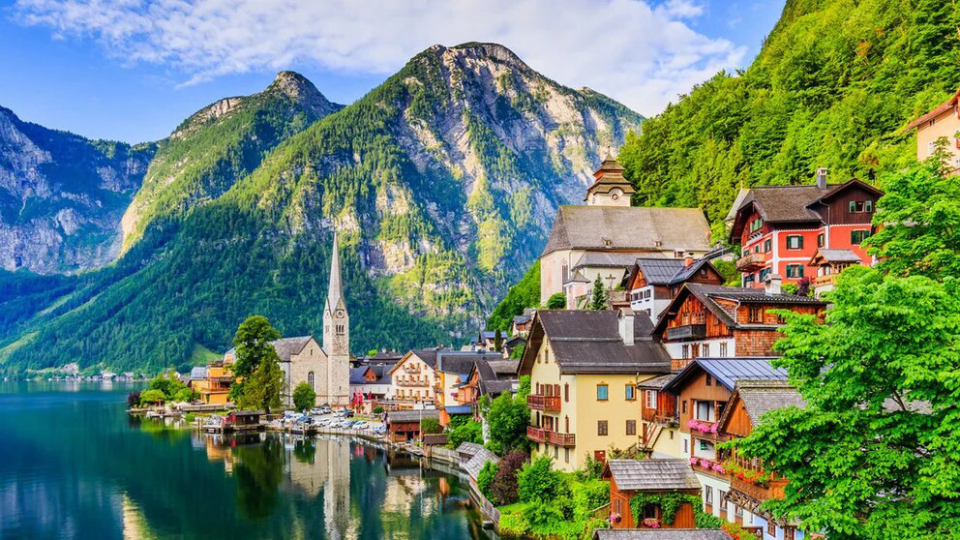
#> input picture practica-laboratorio/img1.jpeg, 1920 x 1080 px (shown at 1/2 size)
$ jupyter execute practica1.ipynb
#> lines starting #> are read from the running program, lines starting #| are printed output that depends on the picture; after the words box and inside, x2 and y2 are one past the last pixel; in counts of white or black regions, pixels touching at a corner belong together
1.- Recortar el punto de interes de la imagen tal cual se muestra en la figura, guardar la imagen recortsda en tu disco, y muestra la imagen original y la recortada con axis imagen a colores

[cell 1]
import cv2
import matplotlib.pyplot as plt
import numpy as np
img= cv2.imread('img1.jpeg')
#> img is the input picture: shape (1080, 1920, 3); mean B, G, R 110.3, 130.4, 106.3
img_rgb = cv2.cvtColor(img, cv2.COLOR_BGR2RGB)

fig, axs = plt.subplots(1, 2, figsize=(20, 5))
axs[0].imshow(img_rgb)
axs[0].set_title('Imagen Original')
axs[1].imshow(img_rgb[:350,:300,:])
axs[1].set_title('Imagen Recortada')

plt.tight_layout()
plt.show()

[cell 2]
import cv2
import matplotlib.pyplot as plt
import numpy as np

img = cv2.imread('img1.jpeg')
img_rgb = cv2.cvtColor(img, cv2.COLOR_BGR2RGB)

recorte = img_rgb[450:730, 550:820, :]


fig, axs = plt.subplots(1, 2, figsize=(20, 5))

axs[0].imshow(img_rgb)
axs[0].set_title('Imagen Original')

axs[1].imshow(recorte)
axs[1].set_title('Imagen Recortada')

plt.tight_layout()
plt.show()


cv2.imwrite('imagen.jpg', cv2.cvtColor(recorte, cv2.COLOR_RGB2BGR))
plt.imsave('imagen_nueva3.jpg', recorte)

2.- Genera un degrade lineal a olores

[cell 3]
import cv2
import matplotlib.pyplot as plt
import numpy as np

plt.rcParams['figure.figsize'] = [10, 5]

size_imagen = 200

# degrade vertical de arriba hacia abajo
grad = np.linspace(0, 1, size_imagen)
grad = np.tile(grad.reshape(size_imagen, 1), (1, size_imagen))

# Canales
R = 255 * grad
G = 255 * grad
B = 255 * (1 - grad)

imagen = np.dstack((R, G, B))
imagen = np.array(imagen, dtype=int)

plt.figure()
plt.imshow(imagen)
plt.title('Degradado lineal')
plt.axis('off')
plt.show()

3.- Genera una imagen semeh=jante a un tablero de ajedrez tomando  en cuenta que cada casila debe de medir 100x100 px

[cell 4]
import matplotlib.pyplot as plt
import numpy as np

plt.rcParams['figure.figsize'] = [6, 6]

size = 800          # 8x8 bloques de 100x100
n = 8               # tablero
bloque = 100        # cada casilla 100x100

R = np.zeros((size, size))
G = np.zeros((size, size))
B = np.zeros((size, size))

# doble ciclo para llenar cada bloque con el color correspondiente
for i in range(n):
    for j in range(n):

        r0 = i * bloque
        r1 = (i + 1) * bloque
        c0 = j * bloque
        c1 = (j + 1) * bloque

        # codigo para obtener el color de cada bloque
        if (i + j) % 2 == 0:
            rv, gv, bv = 255, 255, 255   # bl
        else:
            rv, gv, bv = 0, 0, 0         # n

        R[r0:r1, c0:c1] = rv
        G[r0:r1, c0:c1] = gv
        B[r0:r1, c0:c1] = bv

imagen = np.dstack((R, G, B)).astype(np.uint8)

plt.imshow(imagen)
plt.title("Tablero de ajedrez")
plt.axis("off")
plt.show()
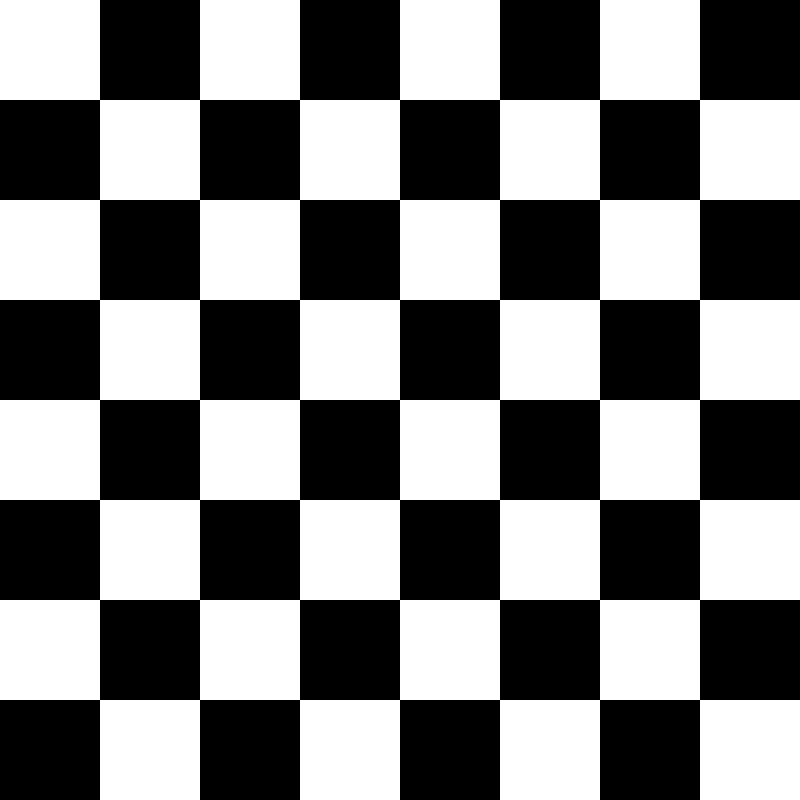
#> shown: shape (800, 800, 3); 50% white; 1 white region, box (x1, y1, x2, y2) and area: (0, 0, 800, 800) 320000

4.- Basandonos en el resultado del ejercicio 2 aplica posterizacion y solarizacion de la misma manera aplica todas las plaetas de falso color cada resultado debe gusrdarse

[cell 5]
import cv2
import numpy as np
import matplotlib.pyplot as plt

plt.rcParams['figure.figsize'] = [10, 5]

size_imagen = 200

grad = np.linspace(0, 1, size_imagen)
grad = np.tile(grad.reshape(size_imagen, 1), (1, size_imagen))

R = 255 * grad
G = 255 * grad
B = 255 * (1 - grad)

imagen = np.dstack((R, G, B)).astype(np.uint8)

#funciones de posterizacion y solarizacion mas el de falso color
def solarizar(imagen, umbral):
    return np.where(imagen < umbral, imagen, 255 - imagen)

def posterizar(imagen, niveles):
    factor = 256 // niveles
    return (np.round(imagen / factor) * factor).astype(np.uint8)

def falso_color(img_gray, mapa):
    escala = cv2.normalize(img_gray, None, 0, 255, cv2.NORM_MINMAX)
    return cv2.applyColorMap(escala, mapa)

#converitr a gray
img_gray = cv2.cvtColor(imagen, cv2.COLOR_RGB2GRAY)

# aplicamos solarizacion y posterizacion
img_solar = solarizar(img_gray, 128)
img_post = posterizar(img_gray, 5)

# falso color con varias paletas
fc_jet = falso_color(img_gray, cv2.COLORMAP_JET)
fc_hot = falso_color(img_gray, cv2.COLORMAP_HOT)
fc_magma = falso_color(img_gray, cv2.COLORMAP_MAGMA)
fc_plasma = falso_color(img_gray, cv2.COLORMAP_PLASMA)

# visualizamos todo
plt.figure(figsize=(12,6))

plt.subplot(231)
plt.title("Original")
plt.imshow(imagen)
plt.axis('off')

plt.subplot(232)
plt.title("Solarizada")
plt.imshow(img_solar, cmap='gray')
plt.axis('off')

plt.subplot(233)
plt.title("Posterizada")
plt.imshow(img_post, cmap='gray')
plt.axis('off')

plt.subplot(234)
plt.title("JET")
plt.imshow(fc_jet)
plt.axis('off')

plt.subplot(235)
plt.title("HOT")
plt.imshow(fc_hot)
plt.axis('off')

plt.subplot(236)
plt.title("MAGMA")
plt.imshow(fc_magma)
plt.axis('off')

plt.tight_layout()
plt.show()

#guardamos
cv2.imwrite("original.png", cv2.cvtColor(imagen, cv2.COLOR_RGB2BGR))
cv2.imwrite("solarizada.png", img_solar)
cv2.imwrite("posterizada.png", img_post)
cv2.imwrite("falso_color_jet.png", fc_jet)
cv2.imwrite("falso_color_hot.png", fc_hot)
cv2.imwrite("falso_color_magma.png", fc_magma)
cv2.imwrite("falso_color_plasma.png", fc_plasma)

5.- Tomando en cuenta la imagen aplicar degrade lineal en ella

[cell 6]
import cv2
import matplotlib.pyplot as plt
import numpy as np

img = cv2.imread('img2.jpeg', cv2.IMREAD_GRAYSCALE)
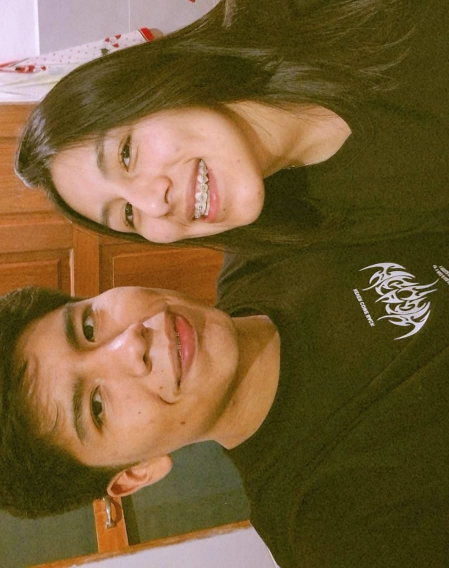
#> input picture practica-cv2/img2.jpeg, 898 x 1136 px, found by its file name (shown at 1/2 size)
#> img: shape (1136, 898); min 19, max 248, mean 95.6

# degrade lineal vertical
filas, columnas = img.shape
#> filas = 1136; columnas = 898

grad = np.linspace(1, 0, filas)  # abajo , arriba
grad = np.tile(grad.reshape(filas, 1), (1, columnas))

# aplicamos el degradado
img_degradada = (img * grad).astype(np.uint8)

# mostramos
plt.figure(figsize=(10,5))

plt.subplot(1,2,1)
plt.imshow(img, cmap='gray')
plt.title('Imagen Original')
plt.axis('off')

plt.subplot(1,2,2)
plt.imshow(img_degradada, cmap='gray')
plt.title('Degradado vertical')
plt.axis('off')

plt.show()

6.- Practica creativa

[cell 7]
import cv2
import numpy as np
import matplotlib.pyplot as plt

# img creada
tam = 800
img = np.zeros((tam, tam, 3), dtype=np.uint8)

# cielo
filas = np.linspace(0, 1, tam).reshape(tam, 1)
R = (255 * filas).astype(np.uint8)
G = (120 * filas).astype(np.uint8)
B = (255 * (1 - filas * 0.7)).astype(np.uint8)

img[:] = np.dstack((B, G, R))

# sol
Y, X = np.ogrid[:tam, :tam]
cx, cy = 400, 300
radio2 = 5000

mask_sol = (X - cx)**2 + (Y - cy)**2 < radio2
img[mask_sol] = (0, 220, 255)

# cerros
zona = (Y >= 400) & (Y < 650)
mask1 = zona & (X < Y - 300)
mask2 = zona & (X < Y - 350)

img[mask1] = (60, 60, 90)
img[mask2] = (40, 40, 70)

zona2 = (Y >= 450) & (Y < 700)
mask3 = zona2 & (X > tam - (Y - 300))
img[mask3] = (30, 30, 60)

# reflejo
mitad = 500
altura_reflejo = tam - mitad
reflejo = img[mitad - altura_reflejo:mitad][::-1] * 0.7
img[mitad:] = reflejo.astype(np.uint8)

bloque = 7 #tmn pixel

h, w = img.shape[:2]

# reducir solucion
img_small = cv2.resize(img, (w // bloque, h // bloque), interpolation=cv2.INTER_AREA)

# volver a esc
img_pixel = cv2.resize(img_small, (w, h), interpolation=cv2.INTER_NEAREST)

# bayer sin for
def crear_bayer_fast(imagen, patron):
    B, G, R = cv2.split(imagen)
    mosaico = np.zeros(imagen.shape[:2], dtype=np.uint8)

    if patron == "RGGB":
        mosaico[0::2, 0::2] = R[0::2, 0::2]
        mosaico[0::2, 1::2] = G[0::2, 1::2]
        mosaico[1::2, 0::2] = G[1::2, 0::2]
        mosaico[1::2, 1::2] = B[1::2, 1::2]

    elif patron == "BGGR":
        mosaico[0::2, 0::2] = B[0::2, 0::2]
        mosaico[0::2, 1::2] = G[0::2, 1::2]
        mosaico[1::2, 0::2] = G[1::2, 0::2]
        mosaico[1::2, 1::2] = R[1::2, 1::2]

    elif patron == "GRBG":
        mosaico[0::2, 0::2] = G[0::2, 0::2]
        mosaico[0::2, 1::2] = R[0::2, 1::2]
        mosaico[1::2, 0::2] = B[1::2, 0::2]
        mosaico[1::2, 1::2] = G[1::2, 1::2]

    elif patron == "GBRG":
        mosaico[0::2, 0::2] = G[0::2, 0::2]
        mosaico[0::2, 1::2] = B[0::2, 1::2]
        mosaico[1::2, 0::2] = R[1::2, 0::2]
        mosaico[1::2, 1::2] = G[1::2, 1::2]

    return mosaico

def reconstruir(mosaico, patron):
    codigos = {
        "RGGB": cv2.COLOR_BAYER_RG2BGR,
        "BGGR": cv2.COLOR_BAYER_BG2BGR,
        "GRBG": cv2.COLOR_BAYER_GR2BGR,
        "GBRG": cv2.COLOR_BAYER_GB2BGR
    }
    return cv2.cvtColor(mosaico, codigos[patron])

# mostrams img
patrones = ["RGGB", "BGGR", "GRBG", "GBRG"]

plt.figure(figsize=(12,8))

plt.subplot(2,3,1)
plt.imshow(cv2.cvtColor(img_pixel, cv2.COLOR_BGR2RGB))
plt.title("Imagen con Cuadrantes (Pixelada)")
plt.axis("off")

for i, p in enumerate(patrones):
    mosaico = crear_bayer_fast(img_pixel, p)
    rec = reconstruir(mosaico, p)

    plt.subplot(2,3,i+2)
    plt.imshow(cv2.cvtColor(rec, cv2.COLOR_BGR2RGB))
    plt.title(p)
    plt.axis("off")
#> this loop made 4 passes
#> pass 1, in crear_bayer_fast, `B, G, R = cv2.split(imagen)`:
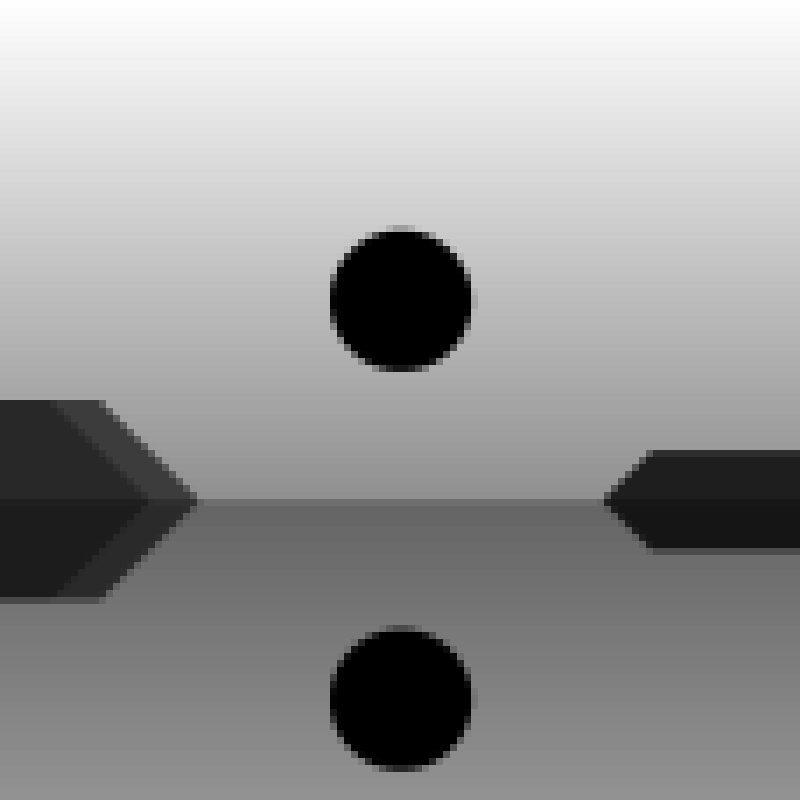
#> B: shape (800, 800); min 0, max 254, mean 155.7
#> pass 1, in crear_bayer_fast, `B, G, R = cv2.split(imagen)`:
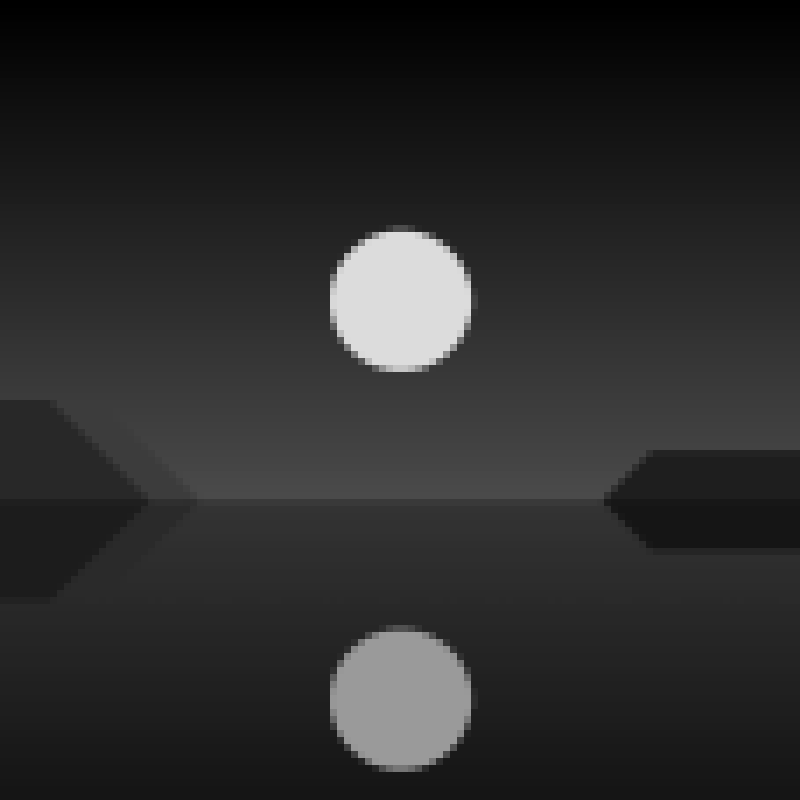
#> G: shape (800, 800); min 0, max 220, mean 42.1
#> after the loop:
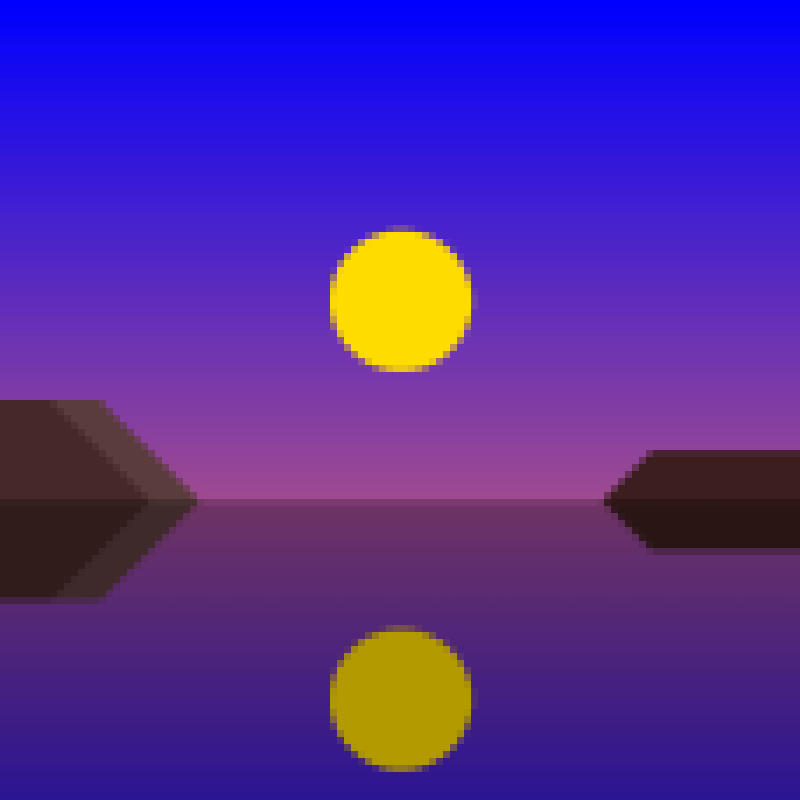
#> img_pixel: shape (800, 800, 3); mean B, G, R 155.7, 42.1, 80.3
#> after the loop:
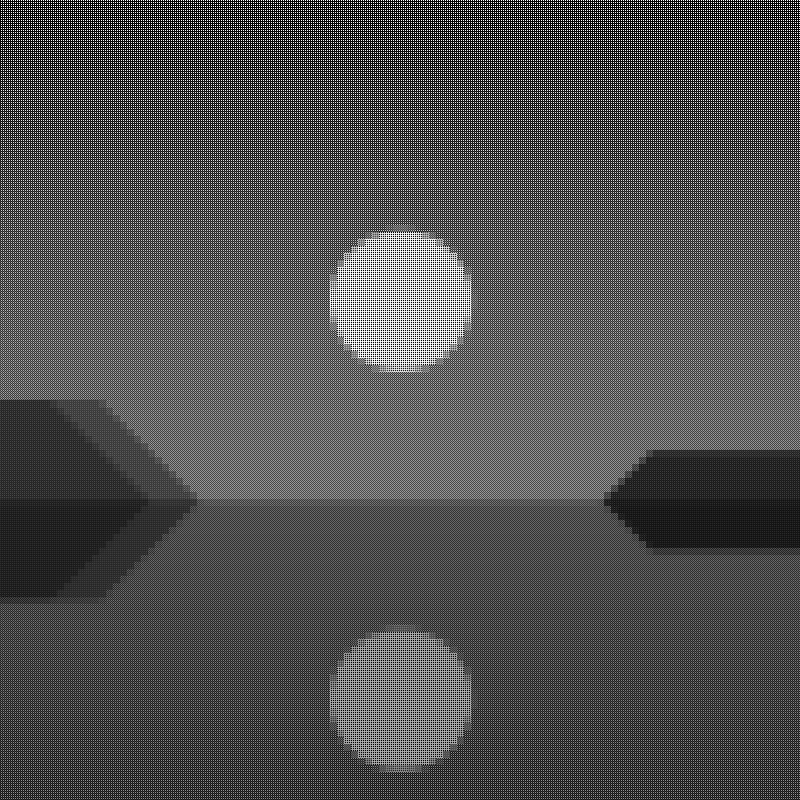
#> mosaico: shape (800, 800); min 0, max 255, mean 80.1
#> after the loop:
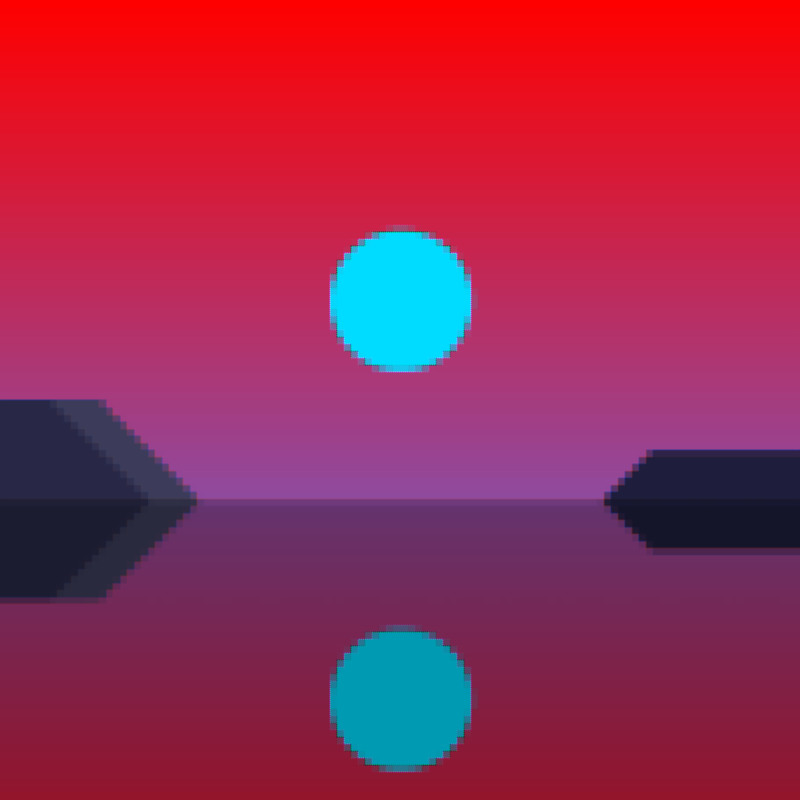
#> rec: shape (800, 800, 3); mean B, G, R 80.3, 42.1, 155.7

plt.tight_layout()
plt.show()
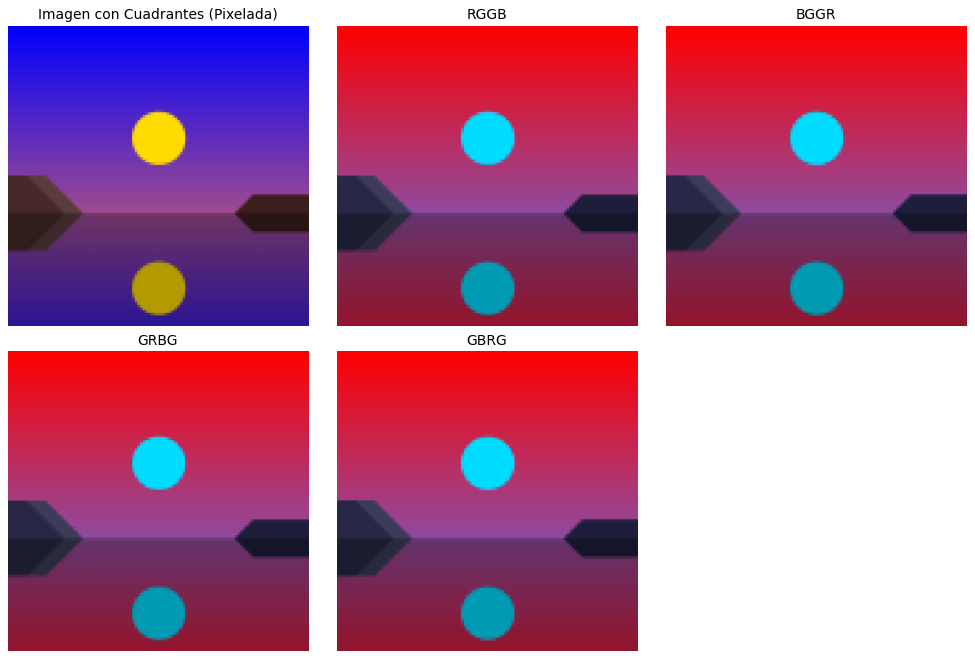
#> figure drawn by matplotlib, 5 panels; B, G, R data is drawn as R, G, B
